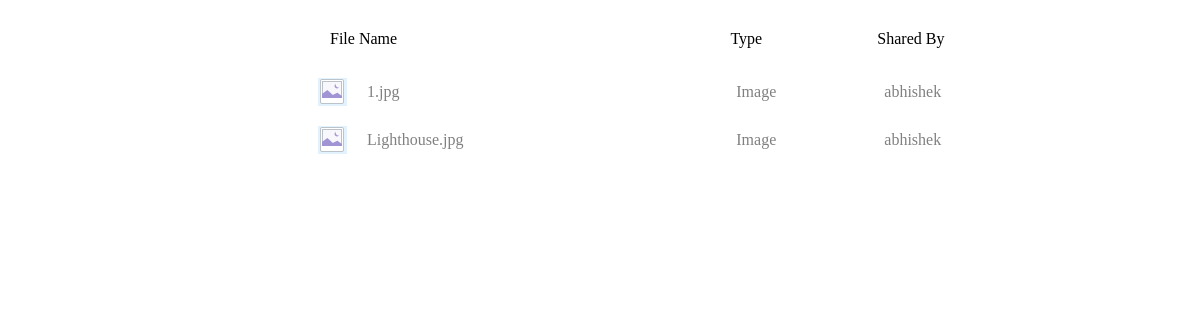
The app's page /shared_with_me.php (signed in), older data.
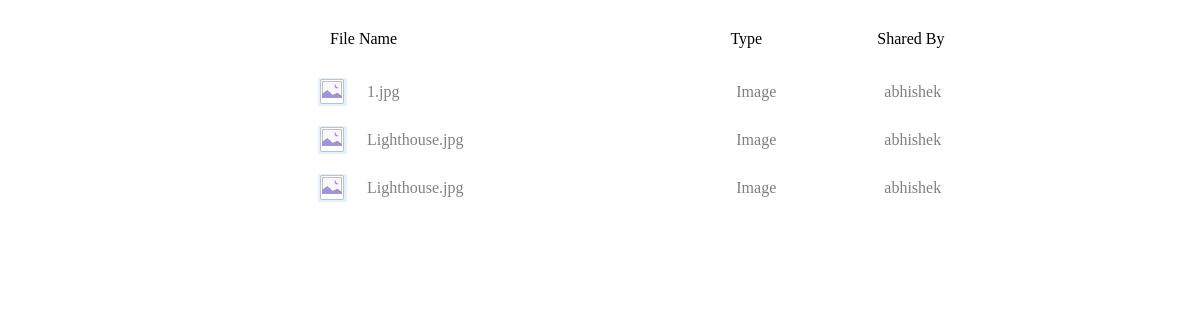
The same page, newer data.
### tables this page shows
CREATE TABLE `filesystem` (
  `file_id` int(10) NOT NULL,
  `file_name` varchar(50) NOT NULL,
  `owner` varchar(50) NOT NULL,
  `shared_by` mediumtext,
  `file_hash` varchar(50) DEFAULT NULL,
  `directory_path` varchar(100) NOT NULL,
  `isFolder` varchar(45) NOT NULL
);

### shared_with_me.php (the view, shortened to what this page needs)
<?php
    echo '<link rel="stylesheet" href="css/dropdown.css" type="text/css">';
    $user = $_SESSION['user'];
    $query = "SELECT * FROM filesystem WHERE owner='$user' AND shared_by != '' AND isFolder = '0' ";
    $con=mysqli_connect("localhost","root","r00tpass","mysql_db");
    $result = mysqli_query($con, $query);
    echo '<div style="margin-top:-10px">';
    echo '<div class="tablehead">';
    echo '
        <table width="84%" cellpadding="8px" class="heading">
            <tr id="row_id" class="border_bottom">
            <td width="55%">File Name</td>
            <td width="20%">Type</td>
            <td >Shared By</td>
            <tr>
        </table><br>
    ';
    echo '</div>';
    echo '<div class="tables">';
    echo '<table width="80%" cellpadding="10px" class="table">';
    while($row = mysqli_fetch_array($result))
    {
        $temp = explode(".", $row['file_name']);
        $ext = end($temp);
        $ext = strtolower($ext);
        echo '<tr class="border_bottom" id="'.$row['file_name'].'" onclick="showopt(\''.$row['file_name'].'\')"><td width="5%" class="data">';
        if($ext=="png"||$ext=="jpg"||$ext=="jpeg"||$ext=="gif")
            echo "<img src='images/picture1.png'>";
            elseif($ext=="doc"|| $ext == "txt" || $ext=="pdf"||$ext=="PDF"||$ext=="ppt"||$ext=="pps"||$ext=="pptx"||$ext=="sdf"||$ext=="dat"||$ext=="docx"||$ext=="log"||$ext=="msg"||$ext=="odt"||$ext=="pages"||$ext=="rtf"||$ext=="tex"||$ext=="txt"||$ext=="wpd"||$ext=="wps")
                echo "<img src='images/document2.png'>";
            elseif($ext=="exe"||$ext=="exe.config")
                echo "<img src='images/exec1.png'>";
            elseif($ext=="tar"||$ext=="zip"||$ext=="tar2012"||$ext=="7z"||$ext=="rar")
            echo "<img src='images/compressed.png'>";
        else
                echo "<img src='images/exec1.png'>";
        echo"</td>";
        if($ext=="png"||$ext=="jpg"||$ext=="jpeg"||$ext=="gif")
        {
            echo '<td width="50%"><a class="go" id ="fo" href="files/'.$row['file_id'].'.'.$ext.'" data-lightbox="example-1">'.$row['file_name']."</a>";
        }
        else
        {
            echo '<td width="50%"><a  class="go" id ="fo" href="#register" onclick="run_leanmodalOther(\'files/'.$row['file_id'].'.'.$ext.'\');" >'.$row['file_name']."</a>";
        }
        echo "</td>";
        echo'<td width="20%" class="data">';
        if($ext=="png"||$ext=="jpg"||$ext=="jpeg"||$ext=="gif")
            echo 'Image';
        elseif($ext=="doc"||$ext == "txt"||$ext=="pdf"||$ext=="PDF"||$ext=="ppt"||$ext=="pps"||$ext=="pptx"||$ext=="sdf"||$ext=="dat"||$ext=="docx"||$ext=="log"||$ext=="msg"||$ext=="odt"||$ext=="pages"||$ext=="rtf"||$ext=="tex"||$ext=="txt"||$ext=="wpd"||$ext=="wps")
            echo 'Document';
        elseif($ext=="exe"||$ext=="exe.config")
            echo 'Executable';
        elseif($ext=="tar"||$ext=="zip"||$ext=="tar2012"||$ext=="7z"||$ext=="rar")
            echo 'Compressed';
        else
            echo 'Miscellaneous';
        echo"</td >";
        echo'<td width="25%" class="data">';
        if($row['shared_by'])
        {
            echo $row['shared_by'];
        }
        else
        {
            echo "--";
        }
        echo"</td>";
        echo "</tr>";
    }
    echo '</div>';
    echo '</div>';
?>

Row changes from the older to the newer data that the page shows:
added filesystem: file_name "Lighthouse.jpg", shared_by "abhishek"
